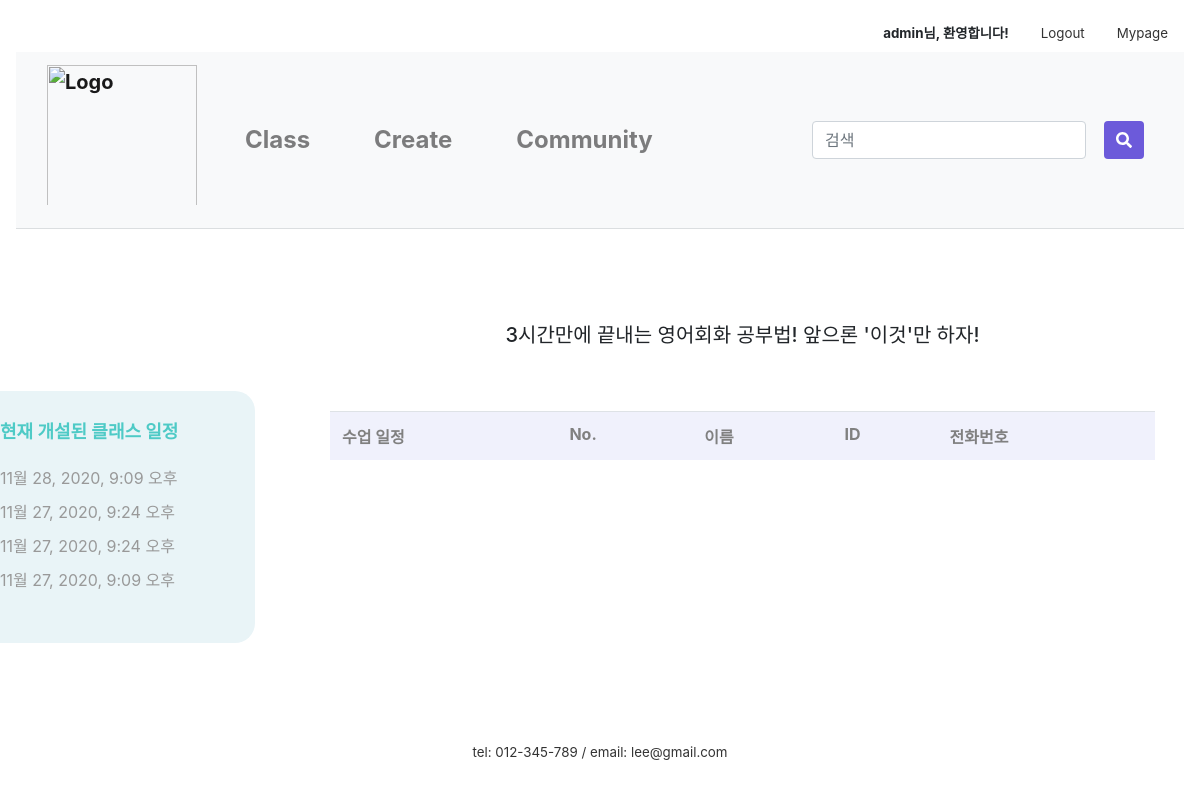
The app's page /mypage/myClass/1/applicant (signed in), older data.
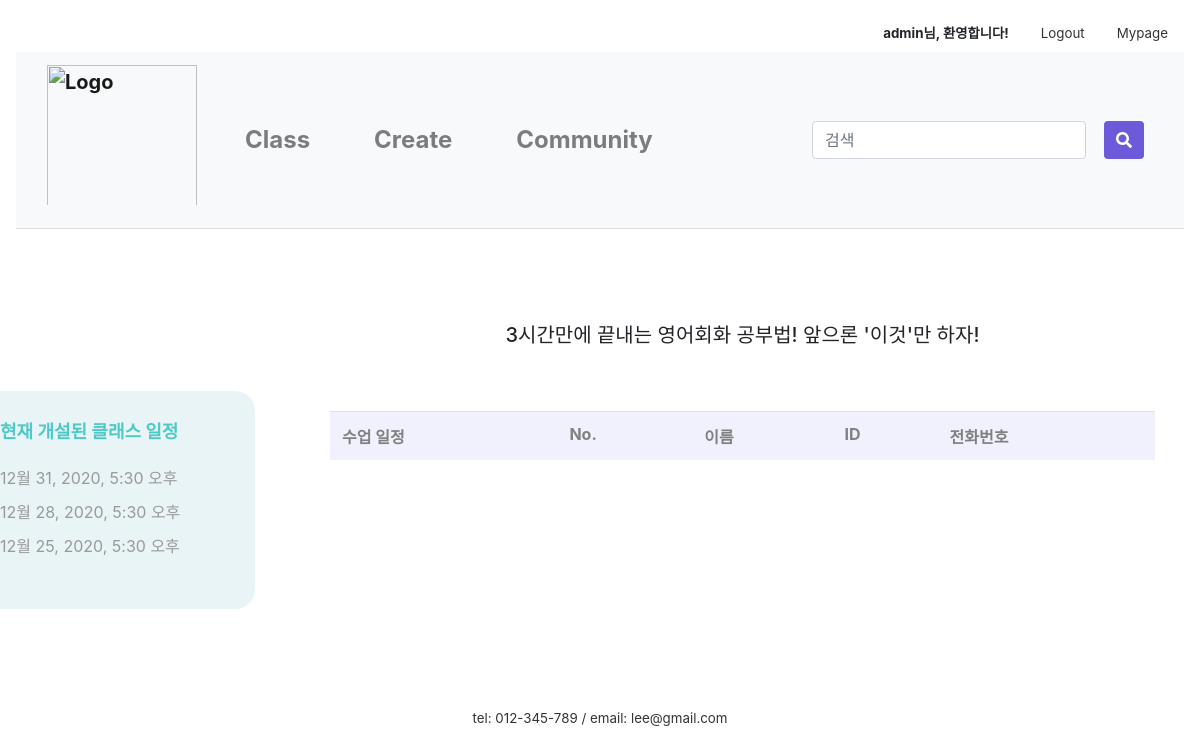
The same page, newer data.
### firstApp/models.py (models this page shows)
class ClassDate(models.Model):
    inClass = models.ForeignKey('firstApp.Class', on_delete=models.CASCADE, default=1, related_name='date_class')
    date = models.DateTimeField(default=timezone.now)
    class Meta:
        ordering = ('-date',)

### firstApp/views.py (the view)
# urls.py: path('mypage/myClass/<int:class_id>/applicant', views.applicant, name='applicant'),
def applicant(request, class_id):
    class_detail = get_object_or_404(Class, pk=class_id)
    now = timezone.now()
    return render(request, 'firstApp/applicant.html', {'class_detail': class_detail, 'now': now})

### firstApp/templates/firstApp/applicant.html (shortened to what this page needs)
{% extends 'firstApp/base.html' %}
{% load static %}
{% block content %}
{% if user.is_active %}
<link rel="stylesheet" href="{% static 'css/community.css' %}">
    <div class="container">
      <div class="row">
          <div class="col-sm-3" style="padding:0px;">
              <br><br><br>
              <div style=" background-color: #E9F4F7;
                            padding: 30;
                            position: relative;
                            right: 60;
                            top: 60;
                            border-radius: 20px; ">
                  <h4 style="font-weight: bold;
                        font-size: 18; color: #4ECAC6; padding-bottom: 10;">
                  현재 개설된 클래스 일정</h4>
              <ul>
              {% for date in class_detail.date_class.all %}
                    {% if date.date > now %}
                    <li style="padding:5 0;"><a>{{date.date}}</a></li>
                    {% else %}
                    <li style="padding:5 0; color: #999;"><a>{{date.date}}</a></li>
                    {% endif %}
              {% endfor %}
              </ul>
              </div>
          </div>
          <div class="col-sm-9">
            <h5>{{class_detail.title}}</h5>
            <table class="table">
              <tr>
                  <th>수업 일정</th>
                  <th>No.</th>
                <th>이름</th>
                <th>ID</th>
                <th>전화번호</th>
              </tr>
            </table>
          </div>
      </div>
    </div>
{% else %}
<script type="text/javascript">
    alert('잘못된 접근입니다. \n로그인을 해주세요.')
    window.location.href = '/login';
  </script>
{% endif %}
{% endblock content %}

Row changes from the older to the newer data that the page shows:
removed ClassDate: date "11월 28, 2020, 9:09 오후"
removed ClassDate: date "11월 27, 2020, 9:24 오후"
removed ClassDate: date "11월 27, 2020, 9:24 오후"
removed ClassDate: date "11월 27, 2020, 9:09 오후"
added ClassDate: date "12월 31, 2020, 5:30 오후"
added ClassDate: date "12월 28, 2020, 5:30 오후"
added ClassDate: date "12월 25, 2020, 5:30 오후"
